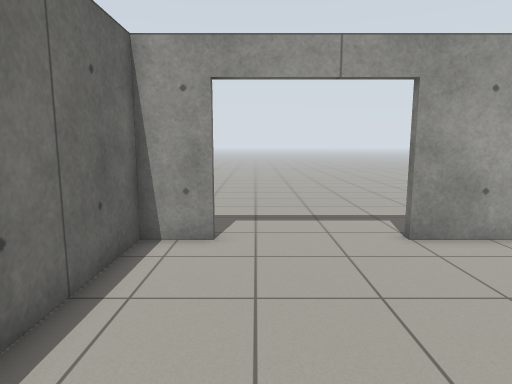
view 1 (above)

16 first-person views from a walk through a robot-simulator world made for Gazebo. The camera is 1.2 m above the floor, tilts 8° down and sees 75° across. The floor is counted in squares, 0.5 m on a side. Each view is taken from the middle of a square. On the plan, view 1 faces up. The plan holds only what a view shows up to about 19 squares ahead; the rest is blank.

view 2
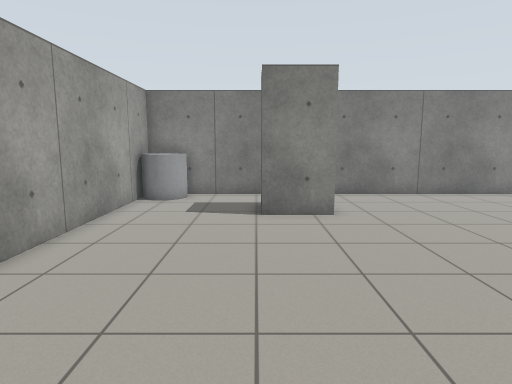

view 3
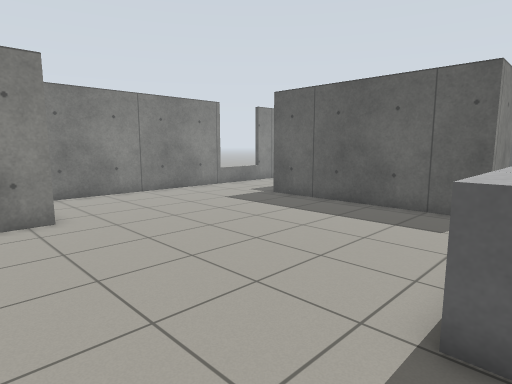

view 4
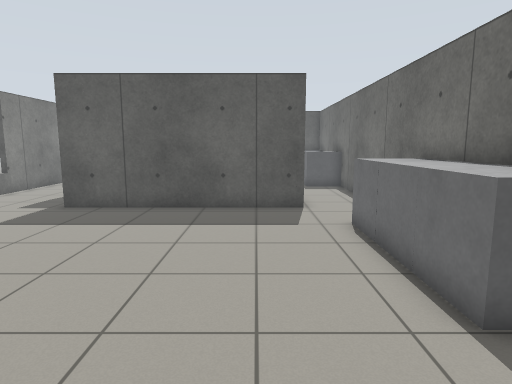

view 5
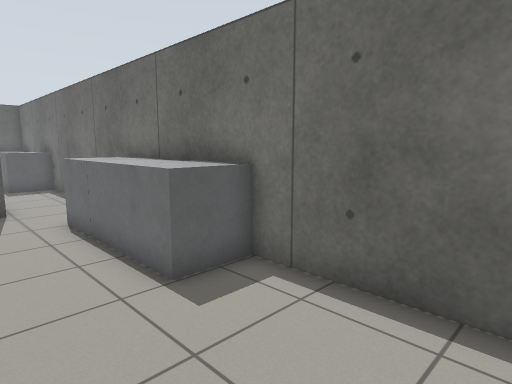

view 6
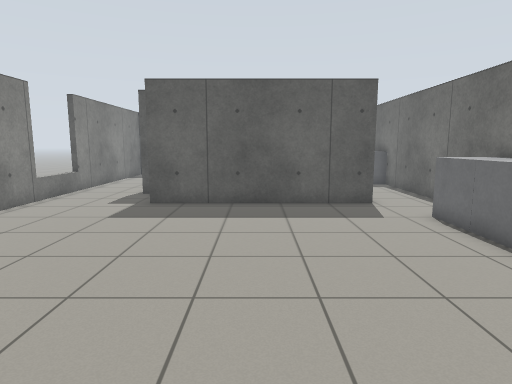

view 7
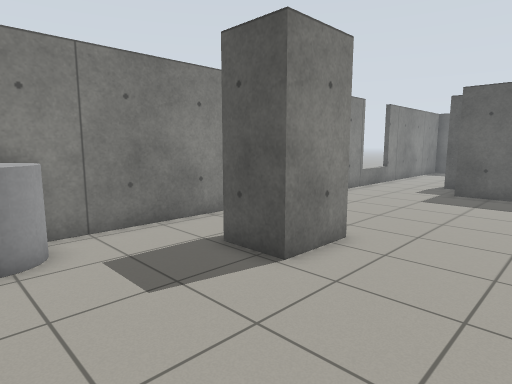

view 8
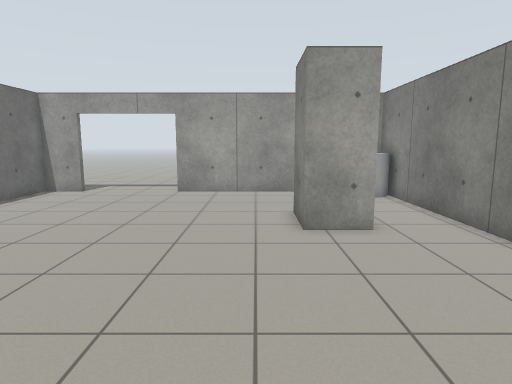

view 9
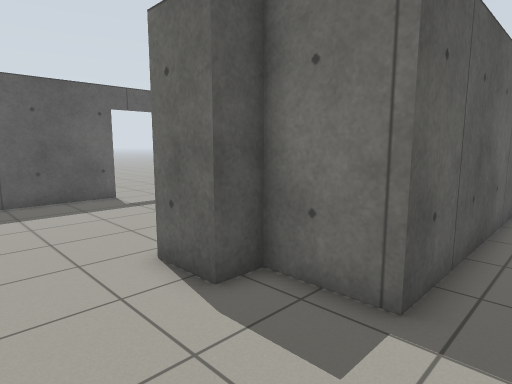

view 10
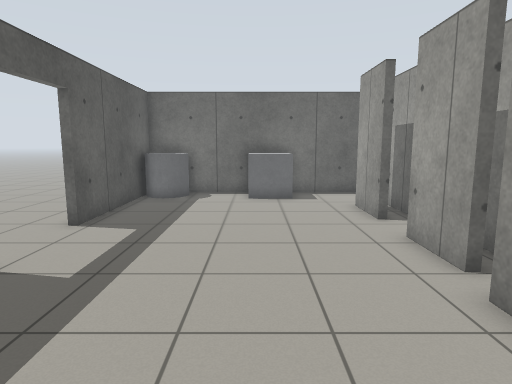

view 11
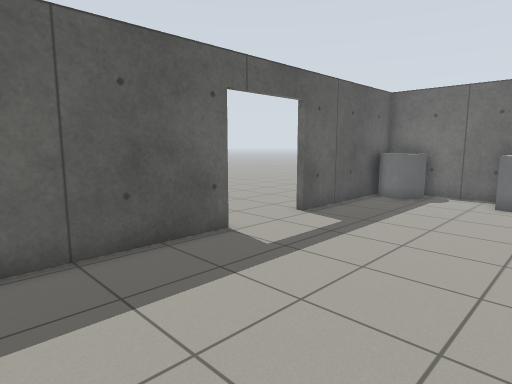

view 12
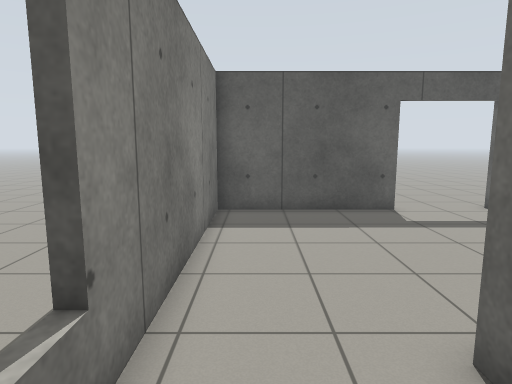

view 13
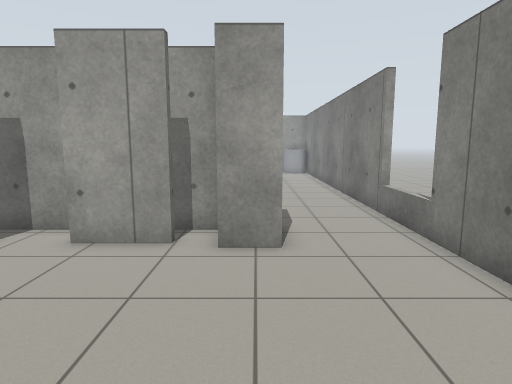

view 14
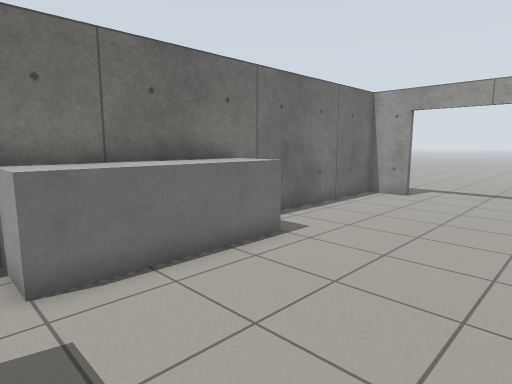

view 15
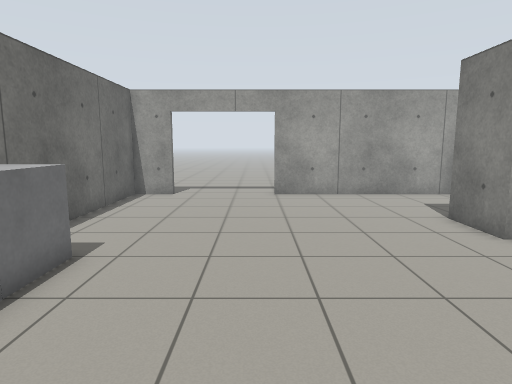

view 16
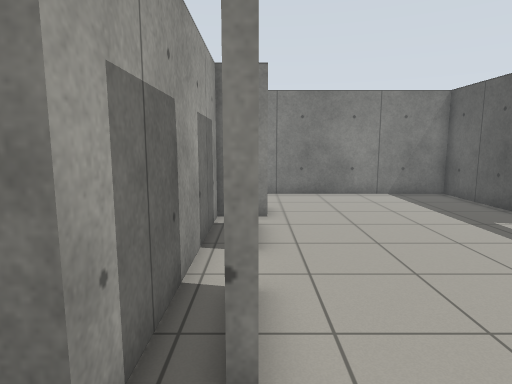

### Floor plan
Points are (right, up) in squares from view 1. A wall is a line through its corners. A room is listed if a view was taken in it or the views show most of it. See-through windows are left out.
Room 1 (views 1, 2, 3, 4, 5, 6, 7, 8, 9, 12, 14, 15)
walls: (11.4, 0.3) (9.4, 0.3) (9.4, 2.8) (11.4, 2.8); (0.2, -12.7) (0.2, -9.7) (9.4, -9.7) (9.4, -12.4) (10.6, -12.4) (10.6, -14.4) (9.1, -14.4); (-1, 8.3) (-3, 8.3) (-3, -12.4); (14.4, -15.6) (14.4, 8.3) (3.9, 8.3)
ways out: opening at (-1.5, -12) to room 2; opening at (12, -15) to room 2; open door at (1.5, 8.4)
objects: grey box (-2, -7) to (-1, -5); grey box (-2, -4) to (-1, -3); grey box (-2, -2) to (-1, -1); grey cylinder (13, 6) to (14, 8)
Room 2 (views 10, 11, 13, 16)
walls: (3.3, -13.6) (3.3, -14) (0.8, -14) (0.8, -13.6); (7.9, -14) (5.4, -14); (9.1, -14.4) (9.1, -12.7) (0.2, -12.7); (7.7, -23.3) (14.4, -23.3) (14.4, -15.6); (-0.4, -23.4) (4.2, -23.3); (-3, -12.4) (-3, -22.4)
ways out: opening at (-1.5, -12) to room 1; opening at (12, -15) to room 1; open door at (6, -23.5); gap at (8, -14)
objects: grey cylinder (-2, -23) to (-1, -21); grey box (-2, -18) to (-1, -17)

Positions as (right, up) in squares from view 1, and headings:
1: (0, 0), facing up
2: (-2, 3), facing right
3: (-2, 3), facing down-right
4: (2, 3), facing down
5: (2, 4), facing down-left
6: (5, 4), facing down
7: (5, 8), facing down-right
8: (8, -9), facing up
9: (14, -8), facing down-left
10: (14, -18), facing left
11: (14, -16), facing down-left
12: (13, -11), facing down
13: (10, -22), facing up
14: (5, -8), facing up-left
15: (3, -8), facing up
16: (-2, -14), facing right
